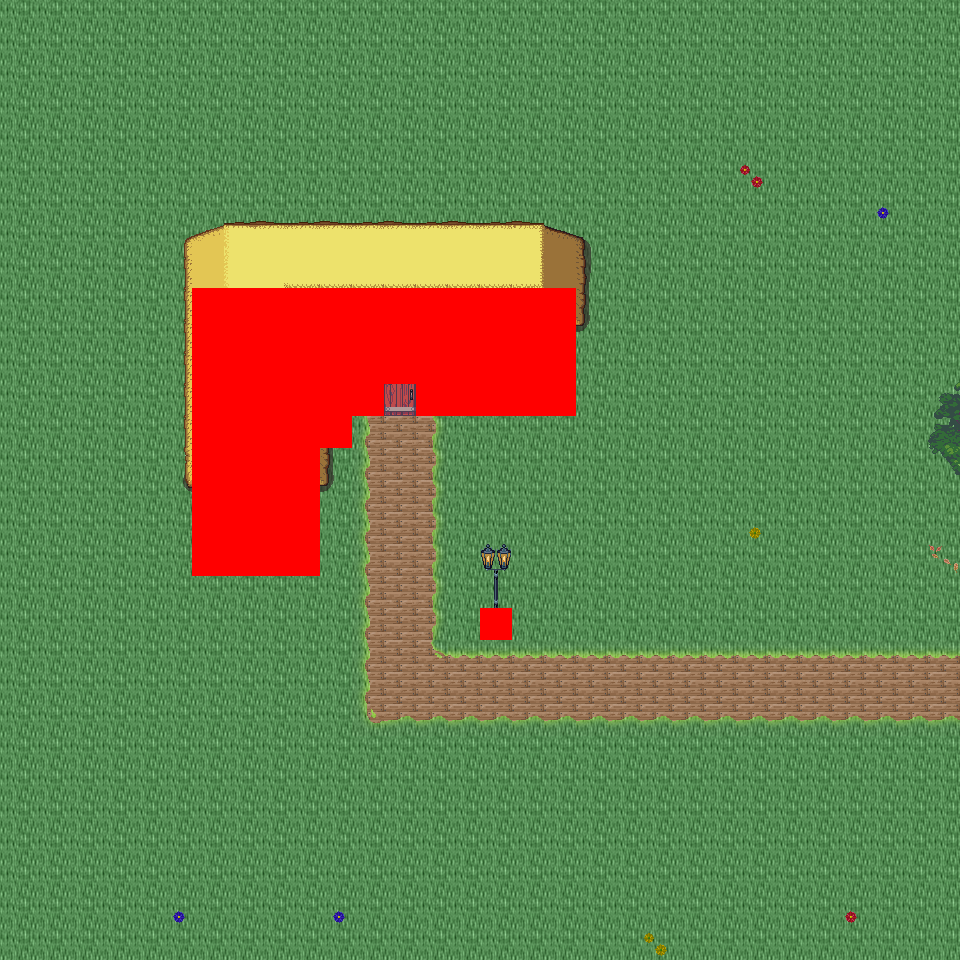

Tiled map render using the project's own tile images. Description and the map definition, with tile-layer contents summarised, below:
An orthogonal 30x30 tile map with 32x32 px tiles, 6 tile layers (Ground, Object, Object2, Above, ...), 45 tilesets and 2 objects (2x mapExit).

<map version="1.0" orientation="orthogonal" renderorder="right-down" width="30" height="30" tilewidth="32" tileheight="32" nextobjectid="3">
  <tileset firstgid="1" name="tileset_logic_collision" tilewidth="32" tileheight="32" tilecount="1" columns="1">
    <image source="../drawable/tileset_logic_collision.png" width="32" height="32" />
  </tileset>
  <tileset firstgid="2" name="tileset_ground_ground" tilewidth="32" tileheight="32" tilecount="33" columns="3">
    <image source="../drawable/tileset_ground_ground.png" width="96" height="352" />
  </tileset>
  <tileset firstgid="35" name="tileset_building_castle" tilewidth="32" tileheight="32" tilecount="320" columns="20">
    <image source="../drawable/tileset_building_castle.png" width="640" height="512" />
  </tileset>
  <tileset firstgid="355" name="tileset_item_weapon_cannon" tilewidth="32" tileheight="32" tilecount="12" columns="3">
    <image source="../drawable/tileset_item_weapon_cannon.png" width="96" height="128" />
  </tileset>
  <tileset firstgid="367" name="tileset_item_pot_barrels_1" tilewidth="32" tileheight="32" tilecount="8" columns="4">
    <image source="../drawable/tileset_item_pot_barrels_1.png" width="128" height="64" />
  </tileset>
  <tileset firstgid="375" name="tileset_ground_grass_edges" tilewidth="32" tileheight="32" tilecount="36" columns="12">
    <image source="../drawable/tileset_ground_grass_edges.png" width="384" height="96" />
  </tileset>
  <tileset firstgid="411" name="tileset_ground_grass_corners" tilewidth="32" tileheight="32" tilecount="24" columns="6">
    <image source="../drawable/tileset_ground_grass_corners.png" width="192" height="128" />
  </tileset>
  <tileset firstgid="435" name="tileset_plant_vine" tilewidth="32" tileheight="32" tilecount="3" columns="1">
    <image source="../drawable/tileset_plant_vine.png" width="32" height="96" />
  </tileset>
  <tileset firstgid="438" name="tileset_ground_water_pool" tilewidth="32" tileheight="32" tilecount="72" columns="3">
    <image source="../drawable/tileset_ground_water_pool.png" width="96" height="768" />
  </tileset>
  <tileset firstgid="510" name="tileset_ground_earth_edges" tilewidth="32" tileheight="32" tilecount="18" columns="6">
    <image source="../drawable/tileset_ground_earth_edges.png" width="192" height="96" />
  </tileset>
  <tileset firstgid="528" name="tileset_building_decoration_chimney" tilewidth="32" tileheight="32" tilecount="2" columns="1">
    <image source="../drawable/tileset_building_decoration_chimney.png" width="32" height="64" />
  </tileset>
  <tileset firstgid="530" name="tileset_building_decoration_chimney_big" tilewidth="32" tileheight="32" tilecount="2" columns="1">
    <image source="../drawable/tileset_building_decoration_chimney_big.png" width="32" height="64" />
  </tileset>
  <tileset firstgid="532" name="tileset_plant_tree_fall_trees" tilewidth="32" tileheight="32" tilecount="40" columns="8">
    <image source="../drawable/tileset_plant_tree_fall_trees.png" width="256" height="160" />
  </tileset>
  <tileset firstgid="572" name="tileset_plant_tree_chestnut_tree" tilewidth="32" tileheight="32" tilecount="20" columns="4">
    <image source="../drawable/tileset_plant_tree_chestnut_tree.png" width="128" height="160" />
  </tileset>
  <tileset firstgid="592" name="tileset_plant_bush_hedge" tilewidth="32" tileheight="32" tilecount="35" columns="5">
    <image source="../drawable/tileset_plant_bush_hedge.png" width="160" height="224" />
  </tileset>
  <tileset firstgid="627" name="tileset_item_statue_gazingball_statue" tilewidth="32" tileheight="32" tilecount="12" columns="3">
    <image source="../drawable/tileset_item_statue_gazingball_statue.png" width="96" height="128" />
  </tileset>
  <tileset firstgid="639" name="tileset_plant_flower_red_blue_clusters" tilewidth="32" tileheight="32" tilecount="4" columns="1">
    <image source="../drawable/tileset_plant_flower_red_blue_clusters.png" width="32" height="128" />
  </tileset>
  <tileset firstgid="643" name="tileset_ground_cobbled_paving" tilewidth="32" tileheight="32" tilecount="1" columns="1">
    <image source="../drawable/tileset_ground_cobbled_paving.png" width="32" height="32" />
  </tileset>
  <tileset firstgid="644" name="tileset_furniture_light_lamp_blue" tilewidth="32" tileheight="32" tilecount="3" columns="1">
    <image source="../drawable/tileset_furniture_light_lamp_blue.png" width="32" height="96" />
  </tileset>
  <tileset firstgid="647" name="tileset_light_dim_light_7x5" tilewidth="32" tileheight="32" tilecount="35" columns="7">
    <image source="../drawable/tileset_light_dim_light_7x5.png" width="224" height="160" />
  </tileset>
  <tileset firstgid="682" name="tileset_light_light_5x5" tilewidth="32" tileheight="32" tilecount="25" columns="5">
    <image source="../drawable/tileset_light_light_5x5.png" width="160" height="160" />
  </tileset>
  <tileset firstgid="707" name="tileset_plant_leaves" tilewidth="32" tileheight="32" tilecount="8" columns="4">
    <image source="../drawable/tileset_plant_leaves.png" width="128" height="64" />
  </tileset>
  <tileset firstgid="715" name="tileset_plant_flower_flowers_mixed" tilewidth="32" tileheight="32" tilecount="16" columns="4">
    <image source="../drawable/tileset_plant_flower_flowers_mixed.png" width="128" height="128" />
  </tileset>
  <tileset firstgid="731" name="tileset_plant_bush_large_green" tilewidth="32" tileheight="32" tilecount="9" columns="3">
    <image source="../drawable/tileset_plant_bush_large_green.png" width="96" height="96" />
  </tileset>
  <tileset firstgid="740" name="tileset_plant_bush_hosta" tilewidth="32" tileheight="32" tilecount="9" columns="3">
    <image source="../drawable/tileset_plant_bush_hosta.png" width="96" height="96" />
  </tileset>
  <tileset firstgid="749" name="tileset_item_statue_fairypool" tilewidth="32" tileheight="32" tilecount="16" columns="2">
    <image source="../drawable/tileset_item_statue_fairypool.png" width="64" height="256" />
  </tileset>
  <tileset firstgid="765" name="tileset_item_statue_grey_stone" tilewidth="32" tileheight="32" tilecount="4" columns="2">
    <image source="../drawable/tileset_item_statue_grey_stone.png" width="64" height="64" />
  </tileset>
  <tileset firstgid="769" name="tileset_item_statue_plants_potted_stone" tilewidth="32" tileheight="32" tilecount="6" columns="3">
    <image source="../drawable/tileset_item_statue_plants_potted_stone.png" width="96" height="64" />
  </tileset>
  <tileset firstgid="775" name="tileset_plant_flower_daisy_blue" tilewidth="32" tileheight="32" tilecount="8" columns="2">
    <image source="../drawable/tileset_plant_flower_daisy_blue.png" width="64" height="128" />
  </tileset>
  <tileset firstgid="783" name="tileset_plant_flower_daisy_red" tilewidth="32" tileheight="32" tilecount="8" columns="2">
    <image source="../drawable/tileset_plant_flower_daisy_red.png" width="64" height="128" />
  </tileset>
  <tileset firstgid="791" name="tileset_plant_flower_daisy_white" tilewidth="32" tileheight="32" tilecount="8" columns="2">
    <image source="../drawable/tileset_plant_flower_daisy_white.png" width="64" height="128" />
  </tileset>
  <tileset firstgid="799" name="tileset_plant_flower_daisy_yellow" tilewidth="32" tileheight="32" tilecount="8" columns="2">
    <image source="../drawable/tileset_plant_flower_daisy_yellow.png" width="64" height="128" />
  </tileset>
  <tileset firstgid="807" name="tileset_furniture_chair_bench_white" tilewidth="32" tileheight="32" tilecount="8" columns="2">
    <image source="../drawable/tileset_furniture_chair_bench_white.png" width="64" height="128" />
  </tileset>
  <tileset firstgid="815" name="tileset_plant_bush_bricked_bushes" tilewidth="32" tileheight="32" tilecount="6" columns="2">
    <image source="../drawable/tileset_plant_bush_bricked_bushes.png" width="64" height="96" />
  </tileset>
  <tileset firstgid="821" name="tileset_plant_stump_small_stump" tilewidth="32" tileheight="32" tilecount="4" columns="2">
    <image source="../drawable/tileset_plant_stump_small_stump.png" width="64" height="64" />
  </tileset>
  <tileset firstgid="825" name="tileset_item_firewood" tilewidth="32" tileheight="32" tilecount="12" columns="3">
    <image source="../drawable/tileset_item_firewood.png" width="96" height="128" />
  </tileset>
  <tileset firstgid="837" name="tileset_item_campfires" tilewidth="32" tileheight="32" tilecount="2" columns="2">
    <image source="../drawable/tileset_item_campfires.png" width="64" height="32" />
  </tileset>
  <tileset firstgid="839" name="tileset_building_wall_int_sandstone" tilewidth="32" tileheight="32" tilecount="15" columns="3">
    <image source="../drawable/tileset_building_wall_int_sandstone.png" width="96" height="160" />
  </tileset>
  <tileset firstgid="854" name="tileset_logic_creature_rodent" tilewidth="32" tileheight="32" tilecount="8" columns="8">
    <image source="../drawable/tileset_logic_creature_rodent.png" width="256" height="32" />
  </tileset>
  <tileset firstgid="862" name="tileset_ground_ground_3" tilewidth="32" tileheight="32" tilecount="5" columns="5">
    <image source="../drawable/tileset_ground_ground_3.png" width="160" height="32" />
  </tileset>
  <tileset firstgid="867" name="tileset_building_cottage" tilewidth="32" tileheight="32" tilecount="256" columns="16">
    <image source="../drawable/tileset_building_cottage.png" width="512" height="512" />
  </tileset>
  <tileset firstgid="1123" name="tileset_building_roof_thatched_roof" tilewidth="32" tileheight="32" tilecount="256" columns="16">
    <image source="../drawable/tileset_building_roof_thatched_roof.png" width="512" height="512" />
  </tileset>
  <tileset firstgid="1379" name="tileset_building_door_doors" tilewidth="32" tileheight="32" tilecount="256" columns="16">
    <image source="../drawable/tileset_building_door_doors.png" width="512" height="512" />
  </tileset>
  <tileset firstgid="1635" name="tileset_building_window_windows" tilewidth="32" tileheight="32" tilecount="256" columns="16">
    <image source="../drawable/tileset_building_window_windows.png" width="512" height="512" />
  </tileset>
  <tileset firstgid="1891" name="tileset_logic_portal" tilewidth="32" tileheight="32" tilecount="24" columns="8">
    <image source="../drawable/tileset_logic_portal.png" width="256" height="96" />
  </tileset>
  <layer name="Ground" width="30" height="30">
    <data>[900 cells, 900 non-empty, 5 distinct tile ids]</data>
  </layer>
  <layer name="Object" width="30" height="30">
    <data>[900 cells, 96 non-empty, 21 distinct tile ids]</data>
  </layer>
  <layer name="Object2" width="30" height="30">
    <data>[900 cells, 14 non-empty, 8 distinct tile ids]</data>
  </layer>
  <layer name="Above" width="30" height="30">
    <data>[900 cells, 92 non-empty, 35 distinct tile ids]</data>
  </layer>
  <layer name="Above2" width="30" height="30">
    <data>[900 cells, 11 non-empty, 3 distinct tile ids]</data>
  </layer>
  <layer name="Walkable" width="30" height="30">
    <data>[900 cells, 69 non-empty, 1 distinct tile ids]</data>
  </layer>
  <objectgroup name="MapEvents">
    <object id="1" name="south" type="mapExit" x="0" y="928" width="960" height="32">
      <properties>
        <property name="map" value="level_0_x17_y60" />
        <property name="x" value="0" />
        <property name="y" value="1" />
      </properties>
    </object>
    <object id="2" name="east" type="mapExit" x="928" y="0" width="32" height="960">
      <properties>
        <property name="map" value="level_0_x18_y59" />
        <property name="x" value="1" />
        <property name="y" value="0" />
      </properties>
    </object>
  </objectgroup>
</map>
